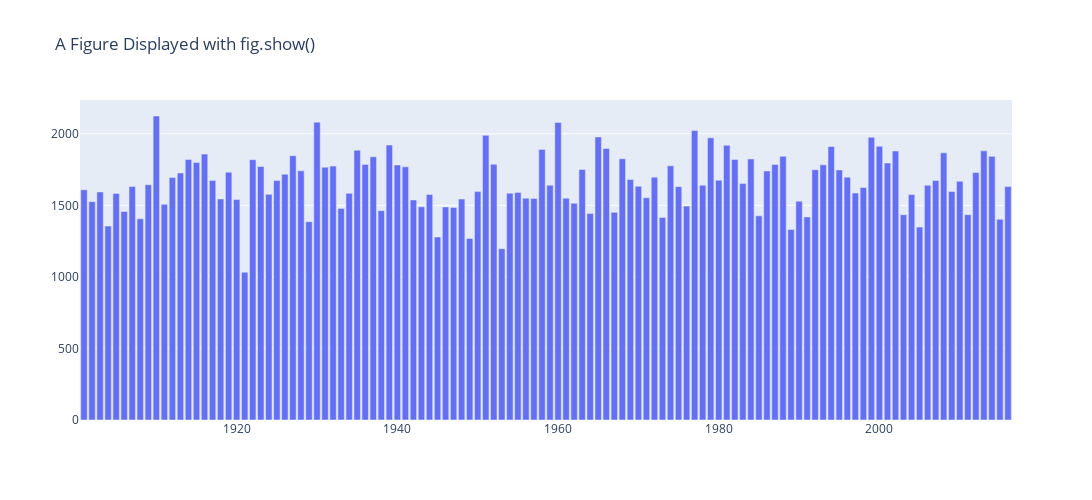

Source (notebook cell):
### Code cell
fig = go.Figure(
    data=[go.Bar(x=df_rain_per_year.index,y=df_rain_per_year['Rainfall - (MM)'])],
    layout_title_text="A Figure Displayed with fig.show()"
)
fig.update_layout(autosize=True, width=1920, height=500) # For interactive plot
fig.show(renderer="svg") # Static plot for GitHub
